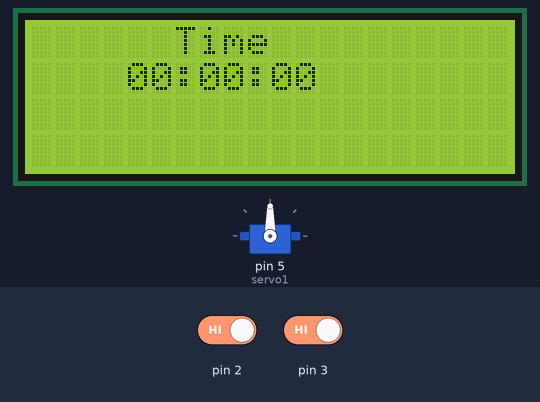
The sketch below on a simulated Arduino Uno, built with avr-gcc and run on an emulated ATmega328P. Parts: servo, 20×4 character LCD. The test bench sets the inputs (shaded band); at power-on: pin 2 HIGH, pin 3 HIGH.

Above: at 1.2 s.
1.3 s: pin 2 driven LOW and pin 3 driven LOW
At 1.46 s:
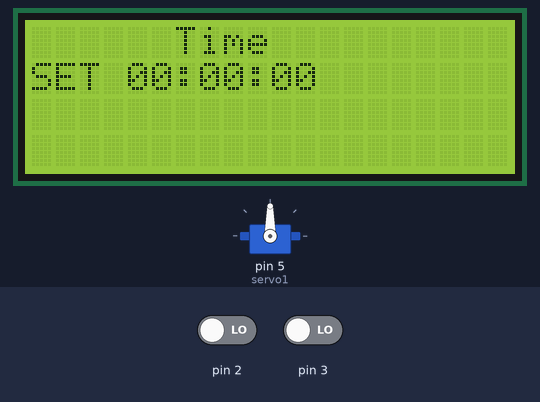
3.7 s: pin 2 driven HIGH
At 4.0 s:
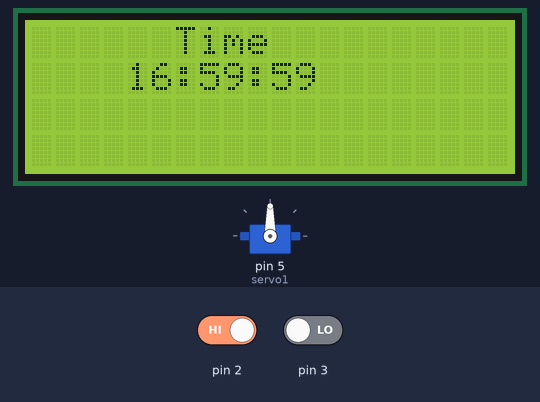
Timing chart, 0 to 6.7 s (numbered marks = the images above; inputs shaded):
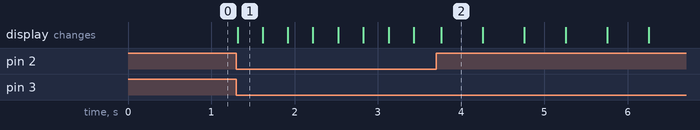

Measured:
- after the input at 1.3 s, the display: changes at once (image 1)
- after the input at 3.7 s, the display: changes after 0.06 s (image 2)

The sketch:

AUTOMATIC_PET_FEEDER.ino
```cpp
//By Emag
#include <Wire.h>
#include <Servo.h>
#include <LiquidCrystal_I2C.h>
// Set the LCD address to 0x27 0x3f for a 16 chars and 2 line display
LiquidCrystal_I2C lcd(0x27,20,4);
Servo servo1; // Create a servo object
int Button1;//Set
int Button2;//Start
int Time;
int f1;
int X,s,b1,b2,b3,m;
int Save;
unsigned long previousTime = 0;
void setup()
{
servo1.attach(5); // Attaches the servo on Pin 5 to the servo object
pinMode(3,INPUT);
pinMode(2,INPUT);
// initialize the LCD
lcd.begin();
lcd.print("      Time");
lcd.setCursor(0, 1);
lcd.print("    00:00:00");
}
void loop()
{
    //unsigned long showTime = millis();
    lcd.setCursor(0, 0);
    lcd.print("      Time");
    if(Time>9){
      lcd.setCursor(4, 1);
    }else{
      lcd.setCursor(5, 1);
    }
    lcd.print(Time);
    do{
      Button1 = digitalRead(2);
      delay(5);
      Button2 = digitalRead(3);
      delay(5);
    }while(!(digitalRead(2)==1)&&(digitalRead(3)==1));
    if(Button1==0){
      if(Time>=24){
        Time=0;
        lcd.setCursor(0, 1);
        lcd.print("    0");
      }else{
        Time++;
      }
      lcd.setCursor(0, 1);
      lcd.print("SET");
    }else if(Button2==0&&f1==0&&Time>0){
      lcd.setCursor(0, 1);
      lcd.print("    00:00:00");
      Save=Time;
      Time--;
      m=59;
      X=59;
      s=27;
      f1=1;
      Clcok();
    }
}
void Clcok(){
      while(1){
            lcd.setCursor(0, 0);
            lcd.print("      Time");
            if(Time>9){
              lcd.setCursor(4, 1);
            }else{
              lcd.setCursor(0, 1);
              lcd.print("    0");
              lcd.setCursor(5, 1);
            }
            lcd.print(Time);
            if(X>9){
              lcd.setCursor(7, 1);
            }else{
              lcd.setCursor(7, 1);
              lcd.print("0");
              lcd.setCursor(8, 1);
            }
            lcd.print(X);
            if(m>9){
              lcd.setCursor(10, 1);
            }else{
              lcd.setCursor(10, 1);
              lcd.print("0");
              lcd.setCursor(11, 1);
            }
            lcd.print(m);
            s-=1;
         //   delay(800);
            if ((X==0)&&(m==0)&&(Time==0)&&(s==0)){
                  lcd.clear();
                  lcd.setCursor(0, 1);
                  lcd.print("Feeding Animals");
                  servo1.write(0); // Write the angle to the servo
                  delay(5000); // Delay of 15ms to allow servo to reach position
                  servo1.write(90);
                  delay(15);
                  lcd.clear();
                  lcd.setCursor(0, 1);
                  lcd.print("      :  :");
                  Time=Save;
                  Time--;
                  m=59;
                  X=59;
                  s=27;
                  Clcok();
            }else if ((X==0)&&(s==0)&&(m==0)){
                  Time--;
                  X=59;
                  m=59;
                  s=27;
            }else if ((m==0)&&(s==0)){
                  X-=1;
                  m=59;
                  s=27;
            }else if(s==0){
                  m--;
                  s=27;
            }
     }
}
```
